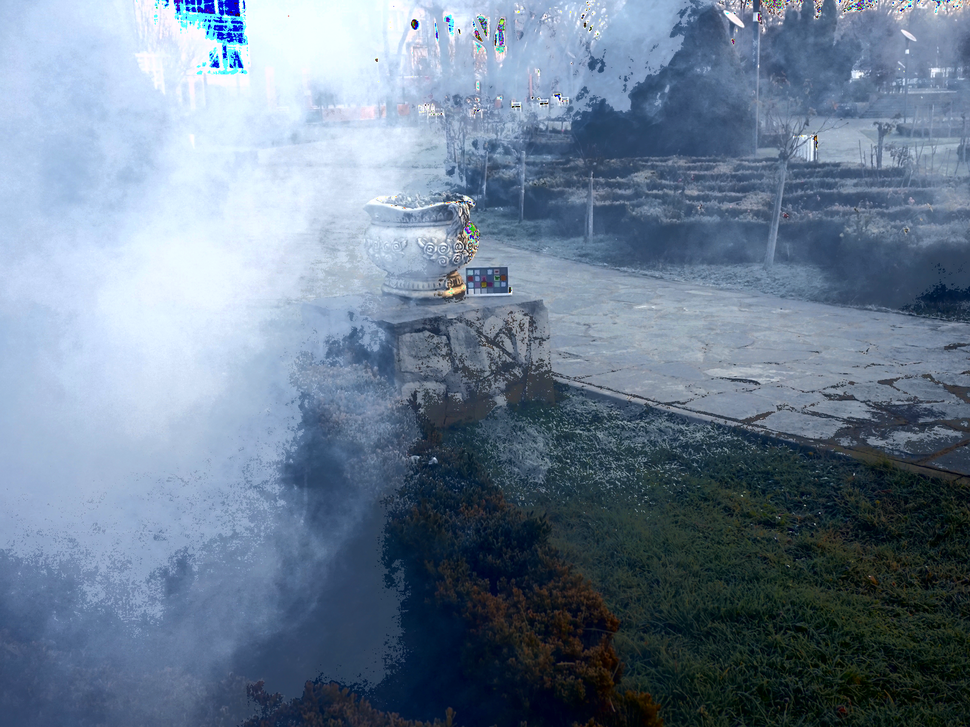
#> input picture Vision/data/Outdoor/color_correct/test/noisy/03.png, 970 x 727 px, shrunk from 1600 x 1200 before the run, found by its file name
$ jupyter execute --allow-errors check_prior.ipynb   (shell and % lines are left out)
#> lines starting #> are read from the running program, lines starting #| are printed output that depends on the picture; long printed decimals are rounded
[cell 1]
%cd Vision/data/Outdoor/

[cell 2]
import numpy as np
import cv2

def dark_channel_prior(image, window_size=15):
    """
    Compute the dark channel prior of an image.

    Args:
    - image: Input hazy image.
    - window_size: Size of the window for computing the dark channel.

    Returns:
    - dark_channel: Dark channel prior of the input image.
    """
    # Compute the dark channel
    dark_channel = np.min(image, axis=2)
    dark_channel = cv2.erode(dark_channel, np.ones((window_size, window_size), dtype=np.uint8))
    return dark_channel

def estimate_airlight_dcp(image, dark_channel, percentile=0.1):
    """
    Estimate airlight using the Dark Channel Prior method.

    Args:
    - image: Input hazy image.
    - dark_channel: Dark channel prior of the input image.
    - percentile: Percentage of brightest pixels to consider for airlight estimation.

    Returns:
    - airlight: Estimated airlight value.
    """
    # Flatten the dark channel to find the brightest pixels
    dark_channel_flat = dark_channel.flatten()

    # Sort the dark channel values in descending order
    sorted_indices = np.argsort(-dark_channel_flat)

    # Calculate the number of pixels to consider based on the given percentile
    num_pixels = int(percentile * len(sorted_indices))

    # Select the brightest pixels and compute the average color
    brightest_pixels = image.reshape(-1, 3)[sorted_indices[:num_pixels]]
    airlight = np.mean(brightest_pixels, axis=0)

    return airlight

# Example usage:
# Load hazy image
image_path = 'test/hazy/03.png'
hazy_image = cv2.imread(image_path)
#> hazy_image is the input picture: shape (727, 970, 3); mean B, G, R 146.2, 125.2, 107
hazy_image = cv2.cvtColor(hazy_image, cv2.COLOR_BGR2RGB)

# Compute dark channel prior
dark_channel = dark_channel_prior(hazy_image)
#> in dark_channel_prior, `dark_channel = cv2.erode(dark_channel, np.ones((window_size, window_si..`:
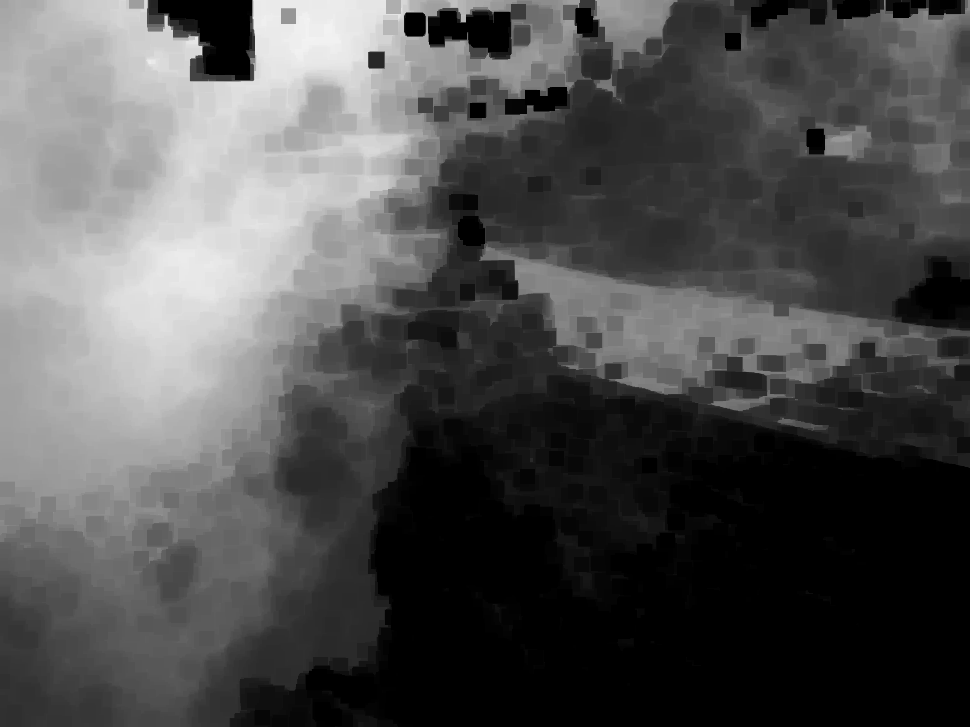
#> dark_channel: shape (727, 970); min 0, max 243, mean 80.1

# Estimate airlight using DCP
airlight_dcp = estimate_airlight_dcp(hazy_image, dark_channel)
#> in estimate_airlight_dcp, `num_pixels = int(percentile * len(sorted_indices))`: num_pixels = 70519
#> in estimate_airlight_dcp, `airlight = np.mean(brightest_pixels, axis=0)`: airlight = [24.49, 37.57, 41.69]
#> airlight_dcp = [24.49, 37.57, 41.69]

print("Estimated airlight using DCP:", airlight_dcp)
#| Estimated airlight using DCP: [24.488 37.574 41.690]

[cell 3]
import cv2
import numpy as np
from sklearn.cluster import KMeans
from scipy.ndimage import gaussian_filter


def load_image(image_path):
    # Load image and convert to RGB color space
    img = cv2.imread(image_path)
    img = cv2.cvtColor(img, cv2.COLOR_BGR2RGB)
    #img=img.astype('uint8')
    return img

def convert_to_spherical(image):
    # Convert image to spherical coordinates
    r = np.linalg.norm(image, axis=2)
    phi = np.arctan2(image[:,:,1], image[:,:,0])
    theta = np.arccos(image[:,:,2] / (r + 1e-10))  # Add a small epsilon to avoid division by zero
    return r, phi, theta

def kmeans_clustering(spherical_coords, n_clusters=3):
    # Flatten the spherical coordinates
    pixels = np.column_stack((spherical_coords[1].flatten(), spherical_coords[2].flatten()))
    # Perform K-means clustering
    kmeans = KMeans(n_clusters=n_clusters)
    kmeans.fit(pixels)
    # Get cluster labels
    cluster_labels = kmeans.labels_
    return cluster_labels.reshape(spherical_coords[0].shape)

def estimate_max_radius(cluster_labels, r):
    # Estimate maximum radius for each cluster
    max_radius = np.zeros(np.max(cluster_labels) + 1)
    for i in range(len(max_radius)):
        max_radius[i] = np.max(r[cluster_labels == i])
    return max_radius

def estimate_transmission(r, max_radius, cluster_labels):
    # Estimate transmission for each pixel
    transmission_estimated = np.zeros_like(r)
    for i in range(len(max_radius)):
        transmission_estimated[cluster_labels == i] = r[cluster_labels == i] / max_radius[i]
    return transmission_estimated

def regularize_transmission(transmission, image, sigma=0.1, lam=0.1):
    # Regularize transmission
    regularized_transmission = np.zeros_like(transmission)
    for x in range(image.shape[0]):
        for y in range(image.shape[1]):
            neighborhood = image[max(0, x-1):min(x+2, image.shape[0]), max(0, y-1):min(y+2, image.shape[1])]
            t_diff = transmission[x, y] - transmission[neighborhood[:,:,0], neighborhood[:,:,1]]
            i_diff = np.linalg.norm(image[x, y] - image[neighborhood[:,:,0], neighborhood[:,:,1]], axis=2)
            regularization_term = np.sum(t_diff**2 / (2 * sigma**2) + lam * t_diff * i_diff)
            regularized_transmission[x, y] = transmission[x, y] - regularization_term
    return regularized_transmission

def dehaze_image(image, transmission, airlight):
    # Dehaze the image
    dehazed_image = np.zeros_like(image)
    for i in range(3):
        dehazed_image[:,:,i] = ((image[:,:,i] - airlight[i]) / np.maximum(transmission, 0.1)) + airlight[i]
    return np.clip(dehazed_image, 0, 255).astype(np.uint8)

[cell 4]
def post_proc(image):
    """
    Perform color correction on the input image using histogram equalization.

    Args:
    - image: Input image (hazy or dehazed).

    Returns:
    - corrected_image: Color-corrected image.
    """
    # Convert the image to LAB color space
    lab_image = cv2.cvtColor(image, cv2.COLOR_RGB2LAB)

    # Apply histogram equalization to the L channel
    lab_image[:,:,0] = cv2.equalizeHist(lab_image[:,:,0])

    # Convert the LAB image back to RGB color space
    corrected_image = cv2.cvtColor(lab_image, cv2.COLOR_LAB2RGB)

    return corrected_image

[cell 5]
# Example usage
image_path = 'test/hazy/03.png'
hazy_image = load_image(image_path)

# Subtract airlight to get IA(x)
airlight = np.array([255, 255, 255])  # Sample airlight value, should be estimated
IA = hazy_image - airlight

# Convert IA to spherical coordinates
r, phi, theta = convert_to_spherical(IA)
#> in convert_to_spherical, `theta = np.arccos(image[:,:,2] / (r + 1e-10))`:
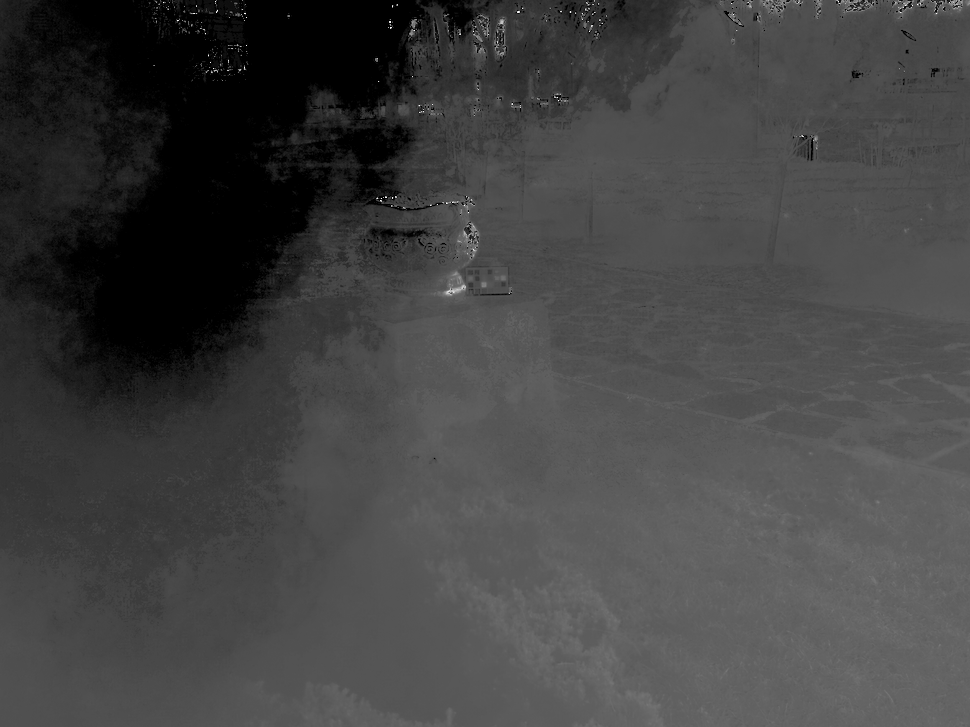
#> theta: shape (727, 970) float64; min 1.57, max 3.14, mean 1.98; drawn with min black and max white

# Cluster pixels according to [phi(x), theta(x)]
cluster_labels = kmeans_clustering((r, phi, theta))
#> in kmeans_clustering, `pixels = np.column_stack((spherical_coords[1].flatten(), spherical_coo..`: pixels = 705190 pairs, first value -3.14 to 3.14, second value 1.57 to 3.14
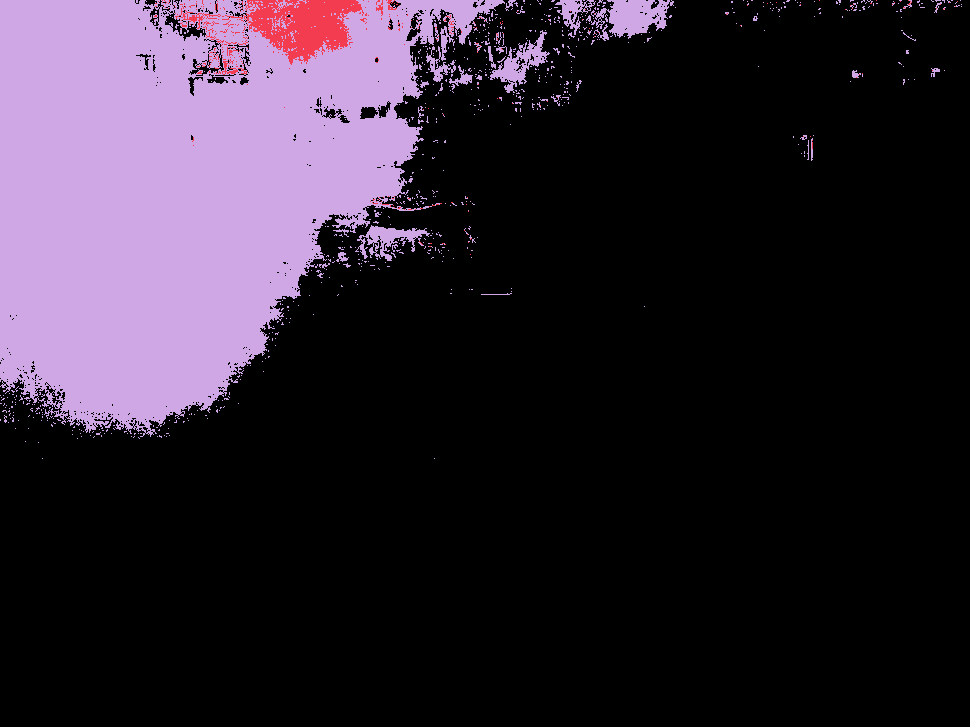
#> cluster_labels: shape (727, 970) int32; 3 distinct labels, from 0 to 2; one colour per label, 0 black

# Estimate maximum radius for each cluster
max_radius = estimate_max_radius(cluster_labels, r)
#> after the loop in estimate_max_radius, `for i in range(len(max_radius)):`: max_radius = [441.7, 205, 367.9]
#> max_radius = [441.7, 205, 367.9]

# Estimate transmission
transmission_estimated = estimate_transmission(r, max_radius, cluster_labels)
#> the loop in estimate_transmission, `for i in range(len(max_radius)):` made 3 passes

# Regularize transmission
regularized_transmission = gaussian_filter(transmission_estimated, sigma=0.1)

# Dehaze the image
dehazed_image = dehaze_image(hazy_image, regularized_transmission, airlight_dcp)
#> after the loop in dehaze_image, `for i in range(3):`:
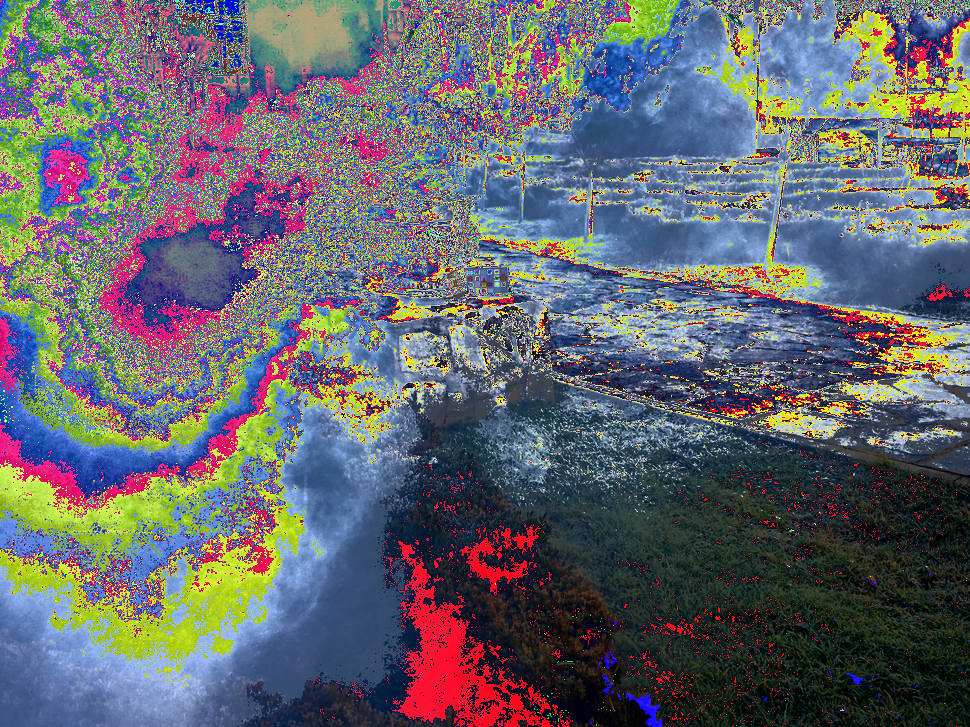
#> dehazed_image: shape (727, 970, 3); mean R, G, B 100.9, 102.7, 109.1
dehazed_image = post_proc(dehazed_image)
#> in post_proc, `lab_image = cv2.cvtColor(image, cv2.COLOR_RGB2LAB)`: lab_image: shape (727, 970, 3); mean of channels 0, 1, 2 116.6, 132.8, 125.5
#> in post_proc, `lab_image[:,:,0] = cv2.equalizeHist(lab_image[:,:,0])`: lab_image: shape (727, 970, 3); mean of channels 0, 1, 2 128, 132.8, 125.5
#> in post_proc, `corrected_image = cv2.cvtColor(lab_image, cv2.COLOR_LAB2RGB)`:
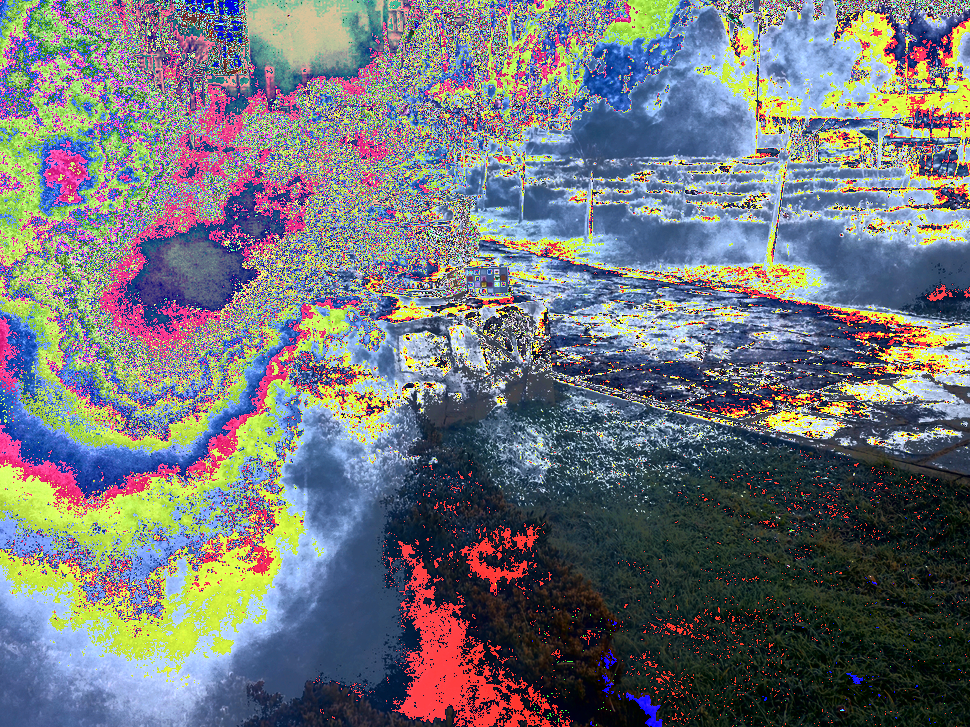
#> corrected_image: shape (727, 970, 3); mean R, G, B 112.8, 116.4, 121.6

#hazy_image = hazy_image[:, :, ::-1].astype("float32")


GT_image = load_image('test/GT/03.png')
#GT_image = GT_image[:, :, ::-1].astype("float32")
# Displaying the results
import matplotlib.pyplot as plt

plt.figure(figsize=(15, 10))

plt.subplot(1, 3, 1)
plt.imshow(hazy_image)
plt.title('Hazy Image')
plt.axis('off')

plt.subplot(1, 3, 2)
plt.imshow(dehazed_image)
plt.title('Dehazed Image')
plt.axis('off')

plt.subplot(1, 3, 3)
plt.imshow(GT_image)
plt.title('Ground Truth')
plt.axis('off')

plt.show()

cv2.imwrite('dehazed_image.png', dehazed_image)
#> Out = True

[cell 6]
#create a folder color_Correct generate dehazed images for each image in train/hazy and test/hazy and store it in
#color_Correct folder in train/noisy and test/noisy respectively also store the ground truth images in train/GT and test/GT respectively
# Define directories

import os
train_hazy_dir = 'train/hazy/'
test_hazy_dir = 'test/hazy/'
train_gt_dir = 'train/GT/'
test_gt_dir = 'test/GT/'

# Define output directories for dehazed and color-corrected images
output_train_noisy_dir = 'color_correct/train/noisy'
output_test_noisy_dir = 'color_correct/test/noisy'
output_train_gt_dir = 'color_correct/train/GT'
output_test_gt_dir = 'color_correct/test/GT'

# Create output directories if they don't exist
os.makedirs(output_train_noisy_dir, exist_ok=True)
os.makedirs(output_test_noisy_dir, exist_ok=True)
os.makedirs(output_train_gt_dir, exist_ok=True)
os.makedirs(output_test_gt_dir, exist_ok=True)

def estimate_airlight(image):
    dark_channel = dark_channel_prior(image)
    return estimate_airlight_dcp(image, dark_channel)

#add gt images to the output directories
for image_name in os.listdir(train_gt_dir):
    #print(image_name)
    image_path = os.path.join(train_gt_dir, image_name)
    image = load_image(image_path)
#> call 3 of load_image, with image_path = 'train/GT/04.png'
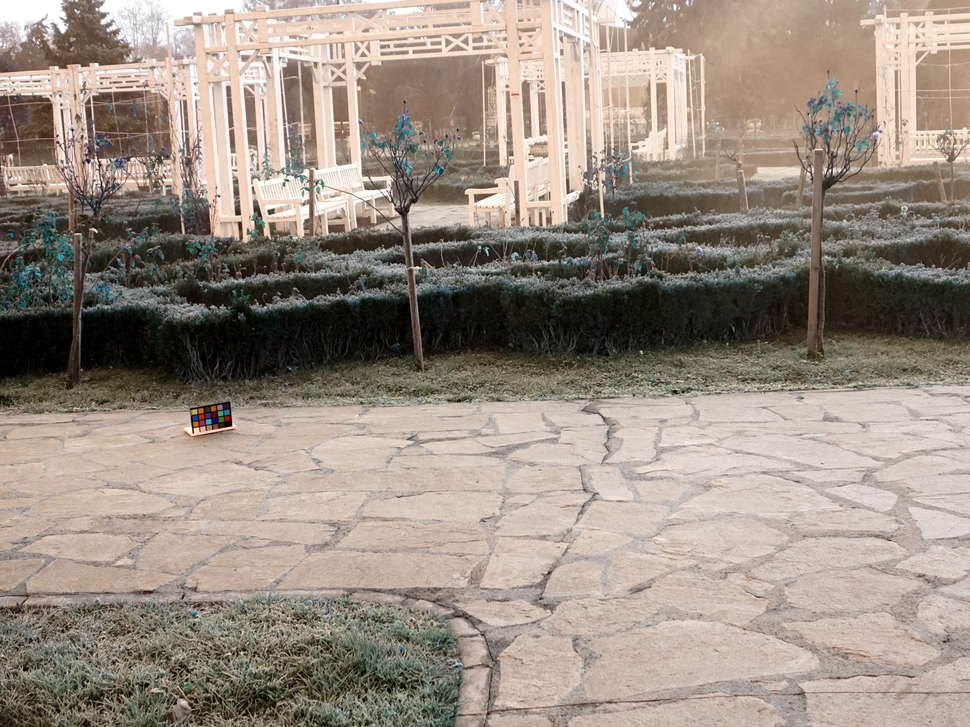
#> input picture Vision/data/Outdoor/color_correct/train/GT/04.png, 970 x 727 px, shrunk from 1600 x 1200 before the run, found by its file name
#> in load_image, img is the input picture: shape (727, 970, 3); mean B, G, R 130.8, 142.2, 154.5
